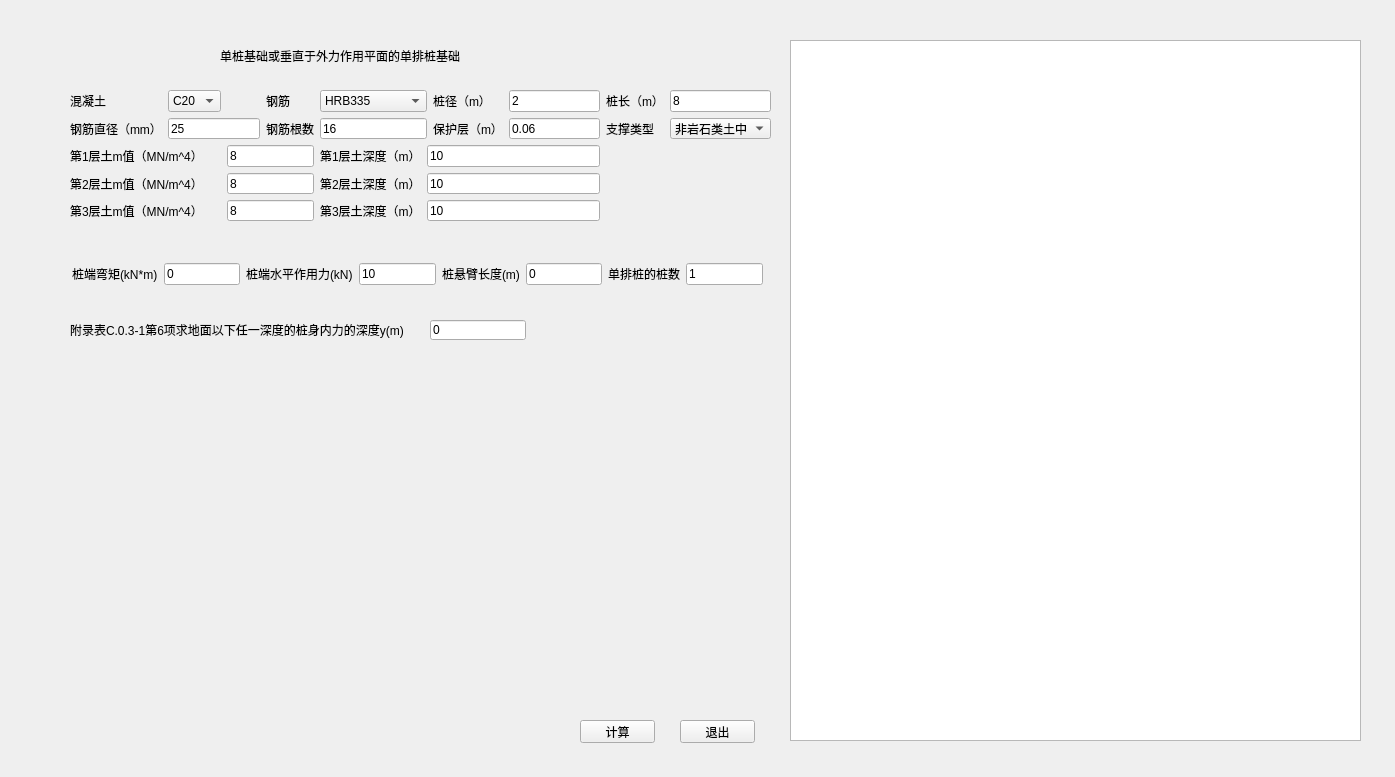
<?xml version="1.0" encoding="UTF-8"?>
<ui version="4.0">
 <class>Form</class>
 <widget class="QWidget" name="Form">
  <property name="geometry">
   <rect>
    <x>0</x>
    <y>0</y>
    <width>1395</width>
    <height>777</height>
   </rect>
  </property>
  <property name="windowTitle">
   <string>Form</string>
  </property>
  <widget class="QWidget" name="layoutWidget_4">
   <property name="geometry">
    <rect>
     <x>72</x>
     <y>263</y>
     <width>691</width>
     <height>22</height>
    </rect>
   </property>
   <layout class="QGridLayout" name="gridLayout_5">
    <item row="0" column="0">
     <widget class="QLabel" name="ei_23">
      <property name="text">
       <string>桩端弯矩(kN*m)</string>
      </property>
     </widget>
    </item>
    <item row="0" column="1">
     <widget class="QLineEdit" name="pileD_15">
      <property name="text">
       <string>0</string>
      </property>
     </widget>
    </item>
    <item row="0" column="2">
     <widget class="QLabel" name="ei_24">
      <property name="text">
       <string>桩端水平作用力(kN)</string>
      </property>
     </widget>
    </item>
    <item row="0" column="3">
     <widget class="QLineEdit" name="pileD_16">
      <property name="text">
       <string>10</string>
      </property>
     </widget>
    </item>
    <item row="0" column="4">
     <widget class="QLabel" name="ei_25">
      <property name="text">
       <string>桩悬臂长度(m)</string>
      </property>
     </widget>
    </item>
    <item row="0" column="5">
     <widget class="QLineEdit" name="pileD_17">
      <property name="text">
       <string>0</string>
      </property>
     </widget>
    </item>
    <item row="0" column="6">
     <widget class="QLabel" name="ei_26">
      <property name="text">
       <string>单排桩的桩数</string>
      </property>
     </widget>
    </item>
    <item row="0" column="7">
     <widget class="QLineEdit" name="pileD_18">
      <property name="text">
       <string>1</string>
      </property>
     </widget>
    </item>
   </layout>
  </widget>
  <widget class="QLabel" name="label_16">
   <property name="geometry">
    <rect>
     <x>220</x>
     <y>40</y>
     <width>431</width>
     <height>31</height>
    </rect>
   </property>
   <property name="styleSheet">
    <string notr="true">font: 9pt &quot;微软雅黑&quot;;
font: 14pt &quot;AcadEref&quot;;
</string>
   </property>
   <property name="text">
    <string>单桩基础或垂直于外力作用平面的单排桩基础</string>
   </property>
  </widget>
  <widget class="QPushButton" name="cal">
   <property name="geometry">
    <rect>
     <x>580</x>
     <y>720</y>
     <width>75</width>
     <height>23</height>
    </rect>
   </property>
   <property name="text">
    <string>计算</string>
   </property>
  </widget>
  <widget class="QLineEdit" name="pileD_19">
   <property name="geometry">
    <rect>
     <x>430</x>
     <y>320</y>
     <width>96</width>
     <height>20</height>
    </rect>
   </property>
   <property name="text">
    <string>0</string>
   </property>
  </widget>
  <widget class="QTextBrowser" name="textBrowser">
   <property name="geometry">
    <rect>
     <x>790</x>
     <y>40</y>
     <width>571</width>
     <height>701</height>
    </rect>
   </property>
  </widget>
  <widget class="QWidget" name="layoutWidget_5">
   <property name="geometry">
    <rect>
     <x>70</x>
     <y>90</y>
     <width>701</width>
     <height>131</height>
    </rect>
   </property>
   <layout class="QGridLayout" name="gridLayout_6">
    <item row="0" column="0">
     <widget class="QLabel" name="ei_28">
      <property name="text">
       <string>混凝土</string>
      </property>
     </widget>
    </item>
    <item row="0" column="1">
     <widget class="QComboBox" name="comboBox_7">
      <property name="currentIndex">
       <number>1</number>
      </property>
      <item>
       <property name="text">
        <string>C15</string>
       </property>
      </item>
      <item>
       <property name="text">
        <string>C20</string>
       </property>
      </item>
      <item>
       <property name="text">
        <string>C25</string>
       </property>
      </item>
      <item>
       <property name="text">
        <string>C30</string>
       </property>
      </item>
      <item>
       <property name="text">
        <string>C35</string>
       </property>
      </item>
      <item>
       <property name="text">
        <string>C40</string>
       </property>
      </item>
      <item>
       <property name="text">
        <string>C45</string>
       </property>
      </item>
      <item>
       <property name="text">
        <string>C50</string>
       </property>
      </item>
      <item>
       <property name="text">
        <string>C55</string>
       </property>
      </item>
      <item>
       <property name="text">
        <string>C60</string>
       </property>
      </item>
      <item>
       <property name="text">
        <string>C65</string>
       </property>
      </item>
      <item>
       <property name="text">
        <string>C70</string>
       </property>
      </item>
      <item>
       <property name="text">
        <string>C75</string>
       </property>
      </item>
      <item>
       <property name="text">
        <string>C80</string>
       </property>
      </item>
     </widget>
    </item>
    <item row="0" column="3">
     <widget class="QLabel" name="ei_29">
      <property name="text">
       <string>钢筋</string>
      </property>
     </widget>
    </item>
    <item row="0" column="4" colspan="2">
     <widget class="QComboBox" name="comboBox_8">
      <property name="currentIndex">
       <number>1</number>
      </property>
      <item>
       <property name="text">
        <string>HPB300</string>
       </property>
      </item>
      <item>
       <property name="text">
        <string>HRB335</string>
       </property>
      </item>
      <item>
       <property name="text">
        <string>HRB400</string>
       </property>
      </item>
      <item>
       <property name="text">
        <string>HRBF400</string>
       </property>
      </item>
      <item>
       <property name="text">
        <string>RRB400</string>
       </property>
      </item>
      <item>
       <property name="text">
        <string>HRB500</string>
       </property>
      </item>
      <item>
       <property name="text">
        <string>HRBF500</string>
       </property>
      </item>
     </widget>
    </item>
    <item row="0" column="6">
     <widget class="QLabel" name="ei_30">
      <property name="text">
       <string>桩径（m）</string>
      </property>
     </widget>
    </item>
    <item row="0" column="7">
     <widget class="QLineEdit" name="pileD_20">
      <property name="text">
       <string>2</string>
      </property>
     </widget>
    </item>
    <item row="0" column="8">
     <widget class="QLabel" name="ei_31">
      <property name="text">
       <string>桩长（m）</string>
      </property>
     </widget>
    </item>
    <item row="0" column="9">
     <widget class="QLineEdit" name="pileD_21">
      <property name="text">
       <string>8</string>
      </property>
     </widget>
    </item>
    <item row="1" column="0">
     <widget class="QLabel" name="alpha_5">
      <property name="text">
       <string>钢筋直径（mm）</string>
      </property>
     </widget>
    </item>
    <item row="1" column="1" colspan="2">
     <widget class="QLineEdit" name="gjd_3">
      <property name="text">
       <string>25</string>
      </property>
     </widget>
    </item>
    <item row="1" column="3">
     <widget class="QLabel" name="alpha_6">
      <property name="text">
       <string>钢筋根数</string>
      </property>
     </widget>
    </item>
    <item row="1" column="4" colspan="2">
     <widget class="QLineEdit" name="gjn_3">
      <property name="text">
       <string>16</string>
      </property>
     </widget>
    </item>
    <item row="1" column="6">
     <widget class="QLabel" name="ei_32">
      <property name="text">
       <string>保护层（m）</string>
      </property>
     </widget>
    </item>
    <item row="1" column="7">
     <widget class="QLineEdit" name="safe_3">
      <property name="text">
       <string>0.06</string>
      </property>
     </widget>
    </item>
    <item row="1" column="8">
     <widget class="QLabel" name="ei_33">
      <property name="text">
       <string>支撑类型</string>
      </property>
     </widget>
    </item>
    <item row="1" column="9">
     <widget class="QComboBox" name="comboBox_9">
      <property name="currentIndex">
       <number>0</number>
      </property>
      <item>
       <property name="text">
        <string>非岩石类土中</string>
       </property>
      </item>
      <item>
       <property name="text">
        <string>基岩石表面</string>
       </property>
      </item>
      <item>
       <property name="text">
        <string>嵌固于基岩</string>
       </property>
      </item>
     </widget>
    </item>
    <item row="2" column="0" colspan="2">
     <widget class="QLabel" name="label_17">
      <property name="text">
       <string>第1层土m值（MN/m^4）</string>
      </property>
     </widget>
    </item>
    <item row="2" column="2" colspan="2">
     <widget class="QLineEdit" name="lineEdit_13">
      <property name="text">
       <string>8</string>
      </property>
     </widget>
    </item>
    <item row="2" column="4">
     <widget class="QLabel" name="label_18">
      <property name="text">
       <string>第1层土深度（m）</string>
      </property>
     </widget>
    </item>
    <item row="2" column="5" colspan="3">
     <widget class="QLineEdit" name="lineEdit_14">
      <property name="text">
       <string>10</string>
      </property>
     </widget>
    </item>
    <item row="3" column="0" colspan="2">
     <widget class="QLabel" name="label_19">
      <property name="text">
       <string>第2层土m值（MN/m^4）</string>
      </property>
     </widget>
    </item>
    <item row="3" column="2" colspan="2">
     <widget class="QLineEdit" name="lineEdit_15">
      <property name="text">
       <string>8</string>
      </property>
     </widget>
    </item>
    <item row="3" column="4">
     <widget class="QLabel" name="label_20">
      <property name="text">
       <string>第2层土深度（m）</string>
      </property>
     </widget>
    </item>
    <item row="3" column="5" colspan="3">
     <widget class="QLineEdit" name="lineEdit_16">
      <property name="text">
       <string>10</string>
      </property>
     </widget>
    </item>
    <item row="4" column="0" colspan="2">
     <widget class="QLabel" name="label_21">
      <property name="text">
       <string>第3层土m值（MN/m^4）</string>
      </property>
     </widget>
    </item>
    <item row="4" column="2" colspan="2">
     <widget class="QLineEdit" name="lineEdit_17">
      <property name="text">
       <string>8</string>
      </property>
     </widget>
    </item>
    <item row="4" column="4">
     <widget class="QLabel" name="label_22">
      <property name="text">
       <string>第3层土深度（m）</string>
      </property>
     </widget>
    </item>
    <item row="4" column="5" colspan="3">
     <widget class="QLineEdit" name="lineEdit_18">
      <property name="text">
       <string>10</string>
      </property>
     </widget>
    </item>
   </layout>
  </widget>
  <widget class="QPushButton" name="exitp">
   <property name="geometry">
    <rect>
     <x>680</x>
     <y>720</y>
     <width>75</width>
     <height>23</height>
    </rect>
   </property>
   <property name="text">
    <string>退出</string>
   </property>
  </widget>
  <widget class="QLabel" name="ei_27">
   <property name="geometry">
    <rect>
     <x>70</x>
     <y>320</y>
     <width>341</width>
     <height>20</height>
    </rect>
   </property>
   <property name="text">
    <string>附录表C.0.3-1第6项求地面以下任一深度的桩身内力的深度y(m)</string>
   </property>
  </widget>
 </widget>
 <resources/>
 <connections/>
</ui>
